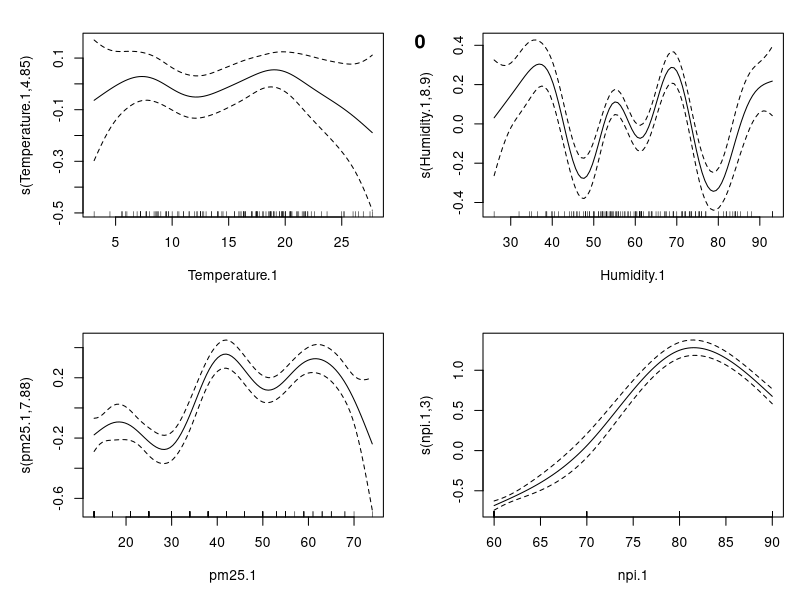
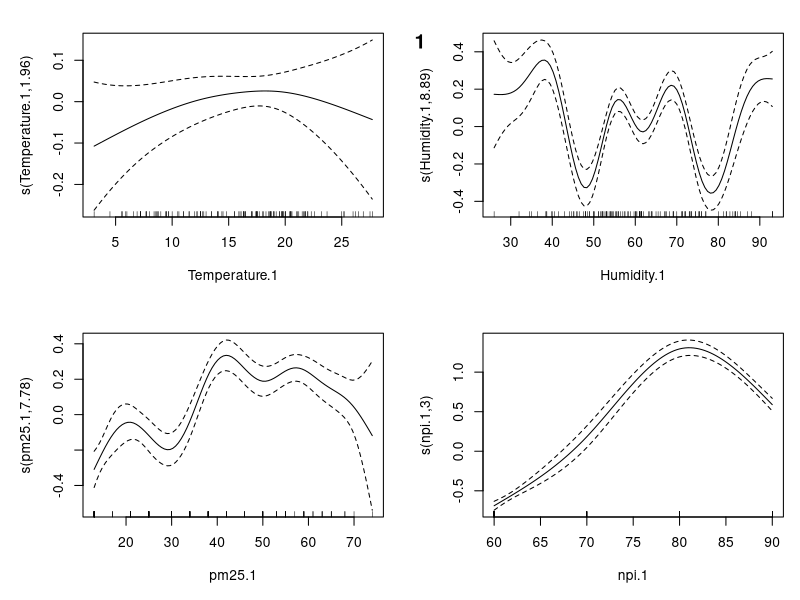
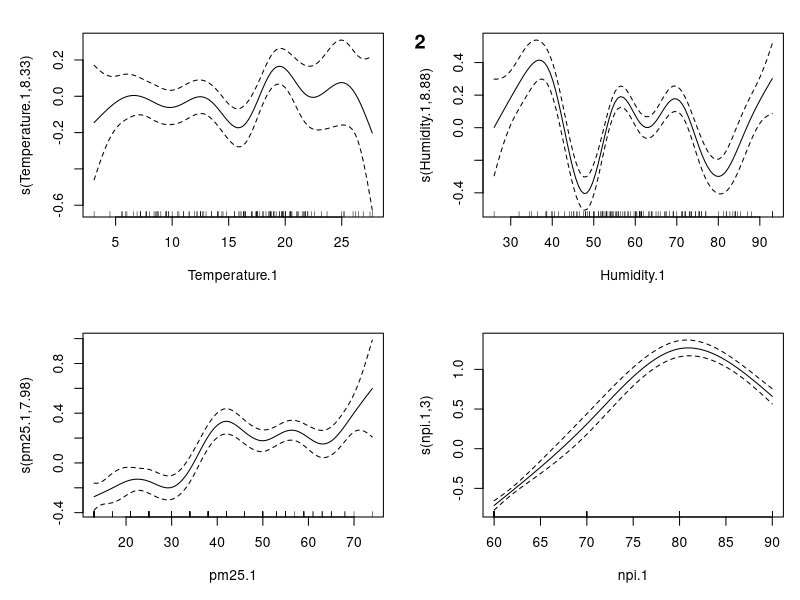
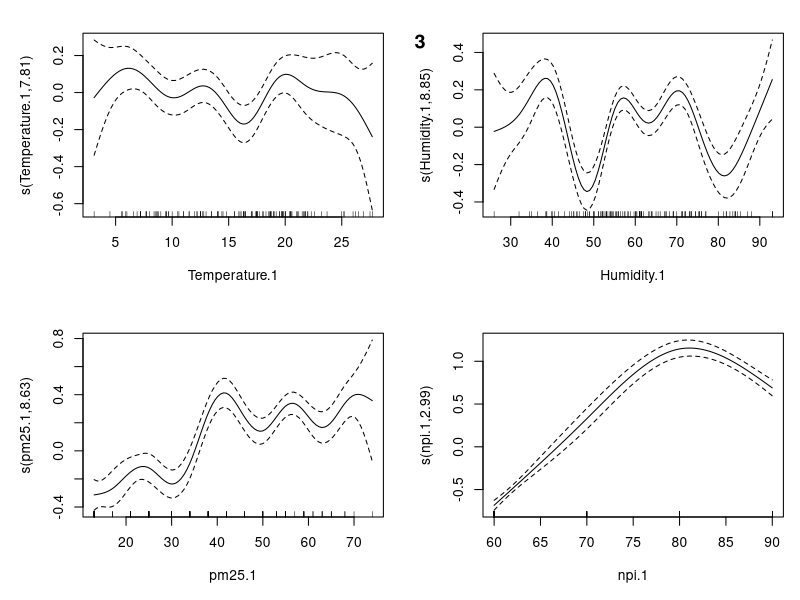
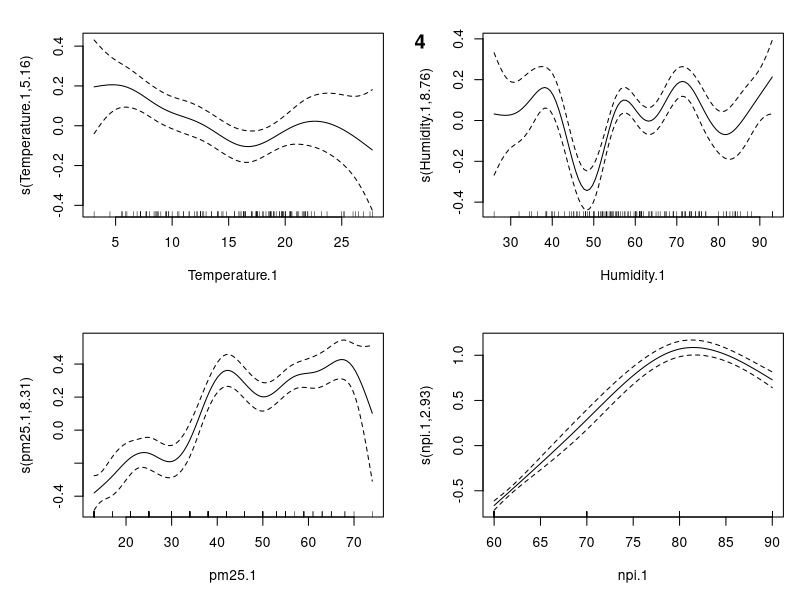
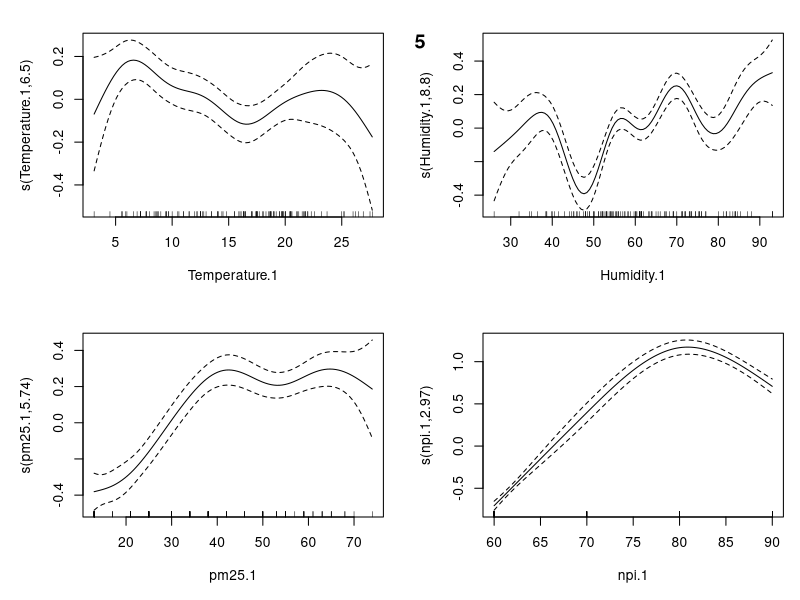
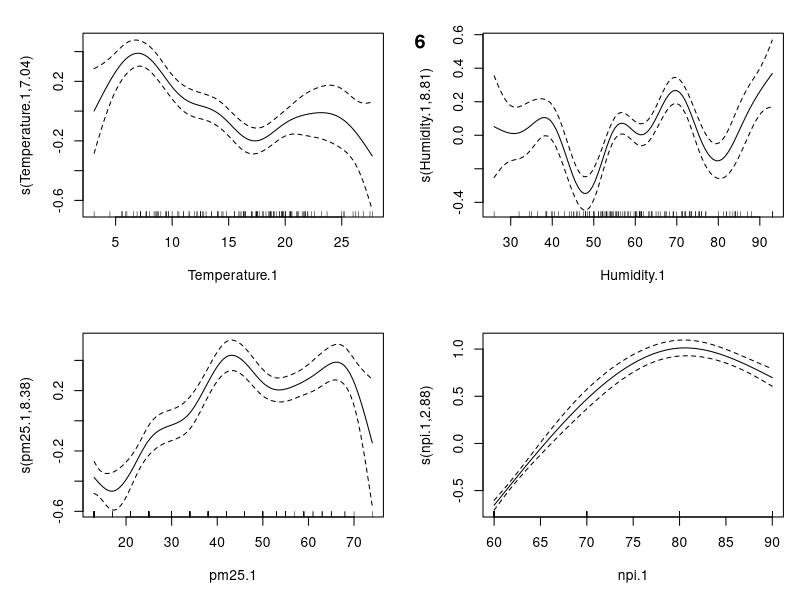
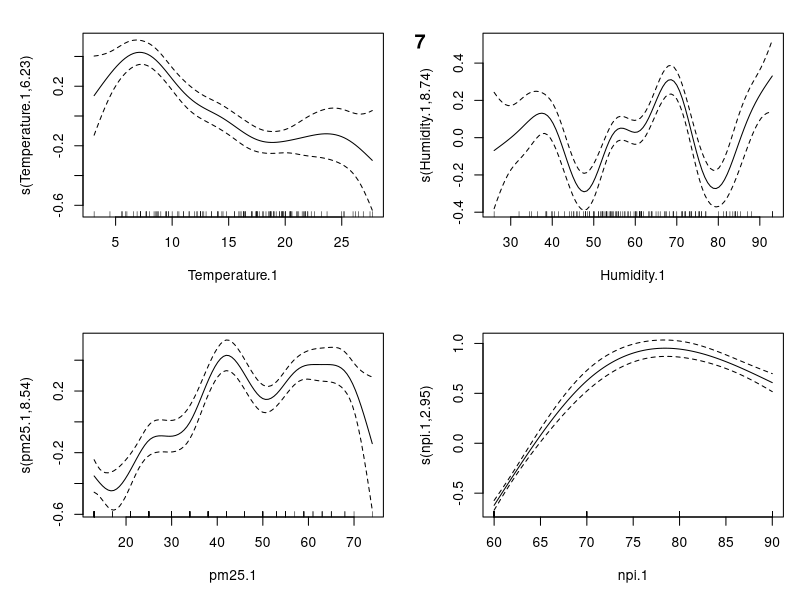

Write R code to recreate these figures, in order. (Note: this script raises an error after producing the figures.)
## ---- chunk 1
require(mgcv)
bologna <- read.csv("bologna_full.csv")
bologna <- na.omit(bologna)

modena <- read.csv("modena_full.csv")
modena <- na.omit(modena)

florence <- read.csv("florence_full.csv")
florence <- na.omit(florence)

rome <- read.csv("rome_full.csv")
rome <- na.omit(rome)

num_iter <- 30
climate_lag <- 6
## ---- chunk 2
for(i in 0:num_iter) {
num_lag <- i
bologna <- read.csv("bologna_full.csv") #Read in file
#Push temperature&humidity data back climate_lag days by adding empty data in front
#rep(NA, n) creates a vector of length n filled with NA
bologna$Temperature.1 <- c(rep(NA, climate_lag),  bologna$Temperature[(1):(nrow(bologna)-climate_lag)]) 
bologna$Humidity.1 <- c(rep(NA, climate_lag), bologna$Humidity[(1):(nrow(bologna)-climate_lag)])
bologna$pm25.1 <- c(rep(NA, climate_lag), bologna$pm25[(1):(nrow(bologna)-climate_lag)])


#push npi back num_lag days
bologna$npi.1 <- c(rep(NA, num_lag), bologna$npi[(1):(nrow(bologna)-num_lag)])
#Omit the new NAs
bologna <- na.omit(bologna)

infections.gam <- gam(Daily ~ s(Temperature.1) + s(Humidity.1) + s(pm25.1) + s(npi.1, k=4), family=poisson(link="log"), data=bologna)
plot(infections.gam,scale=0,se=2, shade=TRUE,pages=1)
title(main = i)
}
## ---- chunk 3
for(i in 0:num_iter) {
num_lag <- i
modena <- read.csv("modena_full.csv") #Read in file
#Push temperature&humidity data back climate_lag days by adding empty data in front
#rep(NA, n) creates a vector of length n filled with NA
modena$Temperature.1 <- c(rep(NA, climate_lag),  modena$Temperature[(1):(nrow(modena)-climate_lag)]) 
modena$Humidity.1 <- c(rep(NA, climate_lag), modena$Humidity[(1):(nrow(modena)-climate_lag)])
modena$pm25.1 <- c(rep(NA, climate_lag), modena$pm25[(1):(nrow(modena)-climate_lag)])

#push npi back num_lag days
modena$npi.1 <- c(rep(NA, num_lag), modena$npi[(1):(nrow(modena)-num_lag)])
#Omit the new NAs
modena <- na.omit(modena)

infections.gam <- gam(Daily ~ s(Temperature.1) + s(Humidity.1) + s(pm25.1) + s(npi.1, k=4), family=poisson(link="log"), data=modena)
plot(infections.gam,scale=0,se=2, shade=TRUE,pages=1)
title(main = i)
}

## ---- chunk 4
for(i in 0:num_iter) {
num_lag <- i
florence <- read.csv("florence_full.csv") #Read in file
#Push temperature&humidity data back climate_lag days by adding empty data in front
#rep(NA, n) creates a vector of length n filled with NA
florence$Temperature.1 <- c(rep(NA, climate_lag),  florence$Temperature[(1):(nrow(florence)-climate_lag)]) 
florence$Humidity.1 <- c(rep(NA, climate_lag), florence$Humidity[(1):(nrow(florence)-climate_lag)])
florence$pm25.1 <- c(rep(NA, climate_lag), florence$pm25[(1):(nrow(florence)-climate_lag)])

#push npi back num_lag days
florence$npi.1 <- c(rep(NA, num_lag), florence$npi[(1):(nrow(florence)-num_lag)])
#Omit the new NAs
florence <- na.omit(florence)

infections.gam <- gam(Daily ~ s(Temperature.1) + s(Humidity.1) + s(pm25.1) + s(npi.1, k=4), family=poisson(link="log"), data=florence)
plot(infections.gam,scale=0,se=2, shade=TRUE,pages=1)
title(main = i)
}
## ---- chunk 5
for(i in 0:num_iter) {
num_lag <- i
rome <- read.csv("rome_full.csv") #Read in file
#Push temperature&humidity data back climate_lag days by adding empty data in front
#rep(NA, n) creates a vector of length n filled with NA
rome$Temperature.1 <- c(rep(NA, climate_lag),  rome$Temperature[(1):(nrow(rome)-climate_lag)]) 
rome$Humidity.1 <- c(rep(NA, climate_lag), rome$Humidity[(1):(nrow(rome)-climate_lag)])
rome$pm25.1 <- c(rep(NA, climate_lag), rome$pm25[(1):(nrow(rome)-climate_lag)])

#push npi back num_lag days
rome$npi.1 <- c(rep(NA, num_lag), rome$npi[(1):(nrow(rome)-num_lag)])
#Omit the new NAs
rome <- na.omit(rome)

infections.gam <- gam(Daily ~ s(Temperature.1) + s(Humidity.1) + s(pm25.1)+s(npi.1, k=4), family=poisson(link="log"), data=rome)
plot(infections.gam,scale=0,se=2, shade=TRUE,pages=1)
title(main = i)
}
## ---- chunk 6

milan <- read.csv("milan_full.csv") #Read in file
#Push temperature&humidity data back climate_lag days by adding empty data in front
#rep(NA, n) creates a vector of length n filled with NA
milan$Temperature.1 <- c(rep(NA, climate_lag),  milan$Temperature[(1):(nrow(milan)-climate_lag)]) 
milan$Humidity.1 <- c(rep(NA, climate_lag), milan$Humidity[(1):(nrow(milan)-climate_lag)])
milan$pm25.1 <- c(rep(NA, climate_lag), milan$pm25[(1):(nrow(milan)-climate_lag)])
milan$no2.1 <- c(rep(NA, climate_lag), milan$no2[(1):(nrow(milan)-climate_lag)])

#push npi back num_lag days
milan$npi.1 <- c(rep(NA, num_lag), milan$npi[(1):(nrow(milan)-num_lag)])
#Omit the new NAs
milan <- na.omit(milan)

infections.gam <- gam(Daily ~ s(Temperature.1) + s(Humidity.1) +s(npi.1, k=4) + s(pm25.1) + s(no2.1), family=poisson(link="log"), data=milan)
plot(infections.gam,scale=0,se=2, shade=TRUE,pages=1)
## ---- chunk 7
brescia <- read.csv("brescia_full.csv") #Read in file
#Push temperature&humidity data back climate_lag days by adding empty data in front
#rep(NA, n) creates a vector of length n filled with NA
brescia$Temperature.1 <- c(rep(NA, climate_lag),  brescia$Temperature[(1):(nrow(brescia)-climate_lag)]) 
brescia$Humidity.1 <- c(rep(NA, climate_lag), brescia$Humidity[(1):(nrow(brescia)-climate_lag)])
brescia$pm25.1 <- c(rep(NA, climate_lag), brescia$pm25[(1):(nrow(brescia)-climate_lag)])
brescia$no2.1 <- c(rep(NA, climate_lag), brescia$no2[(1):(nrow(brescia)-climate_lag)])


#push npi back num_lag days
brescia$npi.1 <- c(rep(NA, num_lag), brescia$npi[(1):(nrow(brescia)-num_lag)])
#Omit the new NAs
brescia <- na.omit(brescia)

infections.gam <- gam(Daily ~ s(Temperature.1) + s(Humidity.1) +s(npi.1, k=4) + s(pm25.1) + s(no2.1), family=poisson(link="log"), data=brescia)
plot(infections.gam,scale=0,se=2, shade=TRUE,pages=1)
## ---- chunk 8

parma <- read.csv("parma_full.csv") #Read in file
#Push temperature&humidity data back climate_lag days by adding empty data in front
#rep(NA, n) creates a vector of length n filled with NA
parma$Temperature.1 <- c(rep(NA, climate_lag),  parma$Temperature[(1):(nrow(parma)-climate_lag)]) 
parma$Humidity.1 <- c(rep(NA, climate_lag), parma$Humidity[(1):(nrow(parma)-climate_lag)])
parma$pm25.1 <- c(rep(NA, climate_lag), parma$pm25[(1):(nrow(parma)-climate_lag)])
parma$no2.1 <- c(rep(NA, climate_lag), parma$no2[(1):(nrow(parma)-climate_lag)])


#push npi back num_lag days
parma$npi.1 <- c(rep(NA, num_lag), parma$npi[(1):(nrow(parma)-num_lag)])
#Omit the new NAs
parma <- na.omit(parma)

infections.gam <- gam(Daily ~ s(Temperature.1) + s(Humidity.1) +s(npi.1, k=4) + s(pm25.1) + s(no2.1), family=poisson(link="log"), data=parma)
plot(infections.gam,scale=0,se=2, shade=TRUE,pages=1)

